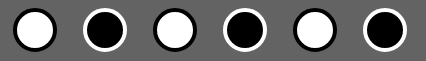
Frame 1 (no input)
Frame 60 (no input): identical to frame 1, image omitted
Frame 120 (the mouse pressed at the canvas centre since frame 60): identical to frame 1, image omitted

The p5.js sketch that drew this single still picture (run headless with seeded random() and noise() and a simulated clock; from frame 60 on, the mouse is pressed at the canvas centre):

// p5.js sketch
// ── sketch.js
var states;

function setup() {
  createCanvas(426, 61);
  textAlign(CENTER, CENTER);
  textSize(18);
  strokeWeight(4);
  states = [true, false, true, false, true, false];
}

function draw() {
  background(99);

  for (var i = 0; i < 6; i++) {

    var x = 70 * i + 35;

    if (states[i]) {
      fill(255);
      stroke(0);
    } else {
      fill(0);
      stroke(255);
    }

    ellipse(x, 30, 40);

   


  }

}

var states;

function setup() {
  createCanvas(426, 61);
  textAlign(CENTER, CENTER);
  textSize(18);
  strokeWeight(4);
  states = [true, false, true, false, true, false];
}

function draw() {
  background(99);

  for (var i = 0; i < 6; i++) {

    var x = 70 * i + 35;

    if (states[i]) {
      fill(255);
      stroke(0);
    } else {
      fill(0);
      stroke(255);
    }

    ellipse(x, 30, 40);




  }

}

function mousePressed() {
  var i =0;
  for (let s of states) {
var x = 70 * i + 35;
    if(dist(x,40,mouseX,mouseY)<20)
    {
     states[i] =(states[i]+9)%2
    }
    
    i++
  }
}
